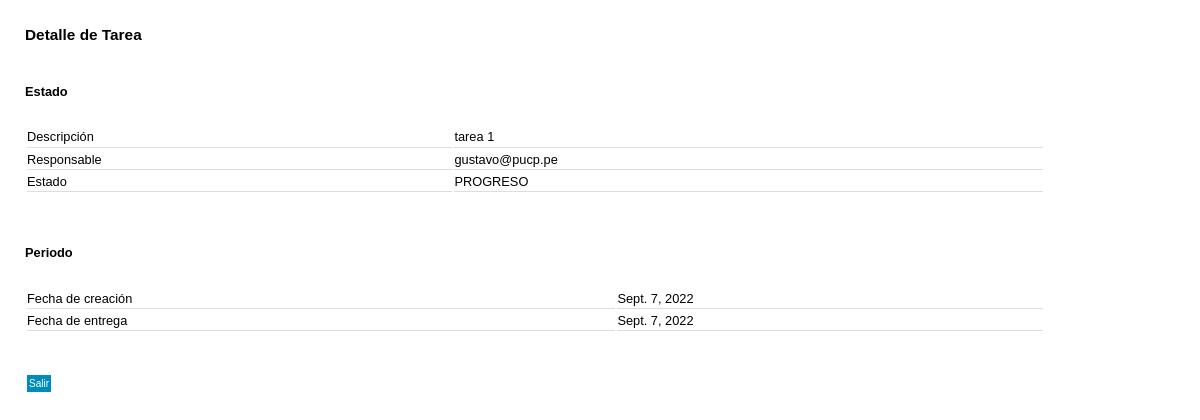
The app's page /gestion_tareas/detalle_tarea/1, older data.
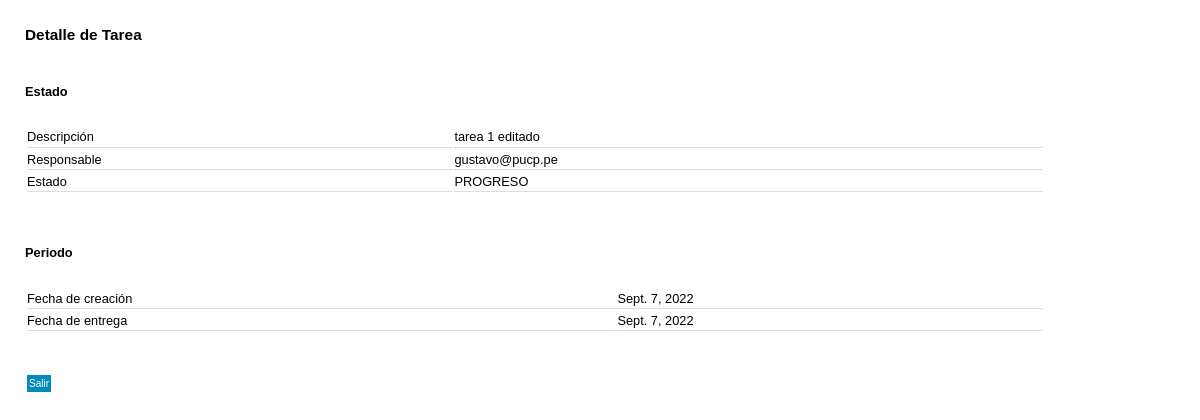
The same page, newer data.
### gestion_tareas/models.py (models this page shows)
class tarea(models.Model):
    descripcion = models.CharField(max_length=128,default='')
    fecha_cracion = models.DateField(default=datetime.date.today)
    fecha_entrega = models.DateField(default=datetime.date.today)
    responsable = models.CharField(max_length=128,default='')
    estado = models.CharField(max_length=128,default='PROGRESO')

### gestion_tareas/views.py (the view)
# urls.py: path('detalle_tarea/<str:ind>',views.detalle_tarea,name='detalle_tarea'),
def detalle_tarea(request,ind):
    tarea_editar = tarea.objects.get(id=ind)
    return render(request,'gestion_tareas/detalle_tarea.html',{
        'tarea':tarea_editar
    })

### gestion_tareas/templates/gestion_tareas/detalle_tarea.html (shortened to what this page needs)
{% load static %}
<!DOCTYPE html>
<html>
    <head>
        <link rel="stylesheet" href="{% static 'gestion_tareas/base.css' %}" >
    </head>
    <body>
            <h3>Detalle de Tarea</h3>
            <br>
            <h4>Estado</h4>
            <br>
            <table>
                <tbody>
                    <tr>
                        <td>
                            <label>Descripción</label>
                        </td>
                        <td>
                            <label type="text" class="form-control">{{ tarea.descripcion }}</label>
                        </td>
                    </tr>
                    <tr>
                        <td>
                            <label>Responsable</label>
                        </td>
                        <td>
                            <label type="text" class="form-control">{{ tarea.responsable }}</label>
                        </td>
                    </tr>
                        <td>
                            <label>Estado</label>
                        </td>
                        <td>
                            <label type="text" class="form-control">{{ tarea.estado }}</label>
                        </td>
                </tbody>
            </table>
            <br>
            <br>
            <h4>Periodo</h4>
            <br>
            <table>
                <tbody>
                    <tr>
                        <td>
                            <label>Fecha de creación</label>
                        </td>
                        <td>
                            <label class="form-control">{{ tarea.fecha_cracion }}</label>
                        </td>
                    </tr>
                    <tr>
                        <td>
                            <label>Fecha de entrega</label>
                        </td>
                        <td>
                            <label type="text" class="form-control">{{ tarea.fecha_entrega}}</label>
                        </td>
                    </tr>
                </tbody>
            </table>
           <br>
           <br>
            <div>
                <a class="button2" href="{% url 'gestion_tareas:dashboard' tarea.responsable %}">Salir</a>
            </div>
    </body>
</html>

Row changes from the older to the newer data that the page shows:
changed tarea "gustavo@pucp.pe": descripcion "tarea 1" → "tarea 1 editado"
